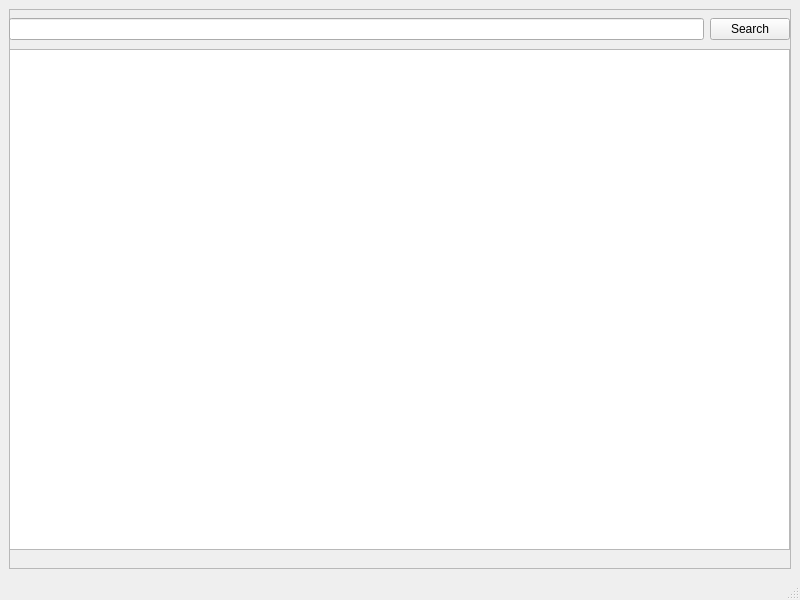
<?xml version="1.0" encoding="UTF-8"?>
<ui version="4.0">
 <class>MainWindow</class>
 <widget class="QMainWindow" name="MainWindow">
  <property name="windowModality">
   <enum>Qt::WindowModal</enum>
  </property>
  <property name="geometry">
   <rect>
    <x>0</x>
    <y>0</y>
    <width>800</width>
    <height>600</height>
   </rect>
  </property>
  <property name="windowTitle">
   <string>EzBrowser</string>
  </property>
  <widget class="QWidget" name="centralwidget">
   <layout class="QHBoxLayout" name="horizontalLayout_2">
    <item>
     <widget class="QFrame" name="MainFrame">
      <property name="frameShape">
       <enum>QFrame::StyledPanel</enum>
      </property>
      <property name="frameShadow">
       <enum>QFrame::Raised</enum>
      </property>
      <widget class="QWidget" name="horizontalLayoutWidget">
       <property name="geometry">
        <rect>
         <x>0</x>
         <y>0</y>
         <width>781</width>
         <height>41</height>
        </rect>
       </property>
       <layout class="QHBoxLayout" name="horizontalLayout">
        <item>
         <widget class="QLineEdit" name="txt_url"/>
        </item>
        <item>
         <widget class="QPushButton" name="btn_search">
          <property name="text">
           <string>Search</string>
          </property>
         </widget>
        </item>
       </layout>
      </widget>
      <widget class="QWidget" name="gridLayoutWidget">
       <property name="geometry">
        <rect>
         <x>0</x>
         <y>40</y>
         <width>781</width>
         <height>501</height>
        </rect>
       </property>
       <layout class="QGridLayout" name="gridLayout">
        <item row="0" column="0">
         <widget class="QTextBrowser" name="browser">
          <property name="openExternalLinks">
           <bool>true</bool>
          </property>
         </widget>
        </item>
       </layout>
      </widget>
     </widget>
    </item>
   </layout>
  </widget>
  <widget class="QMenuBar" name="menubar">
   <property name="geometry">
    <rect>
     <x>0</x>
     <y>0</y>
     <width>800</width>
     <height>21</height>
    </rect>
   </property>
  </widget>
  <widget class="QStatusBar" name="statusbar"/>
 </widget>
 <resources/>
 <connections/>
</ui>
